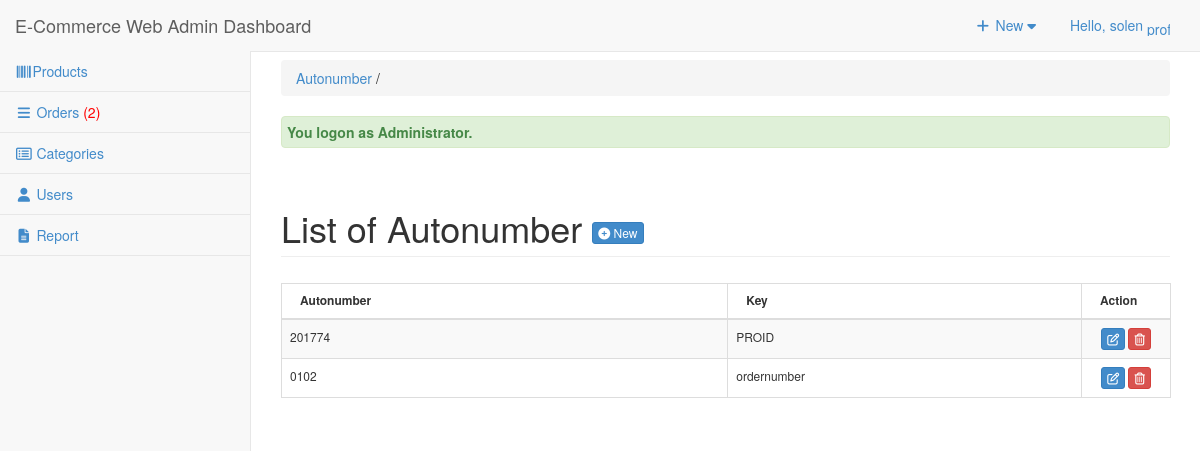
Screenshot of /admin/autonumber/index.php (signed in) with the database file from the repository.
### tables this page shows
CREATE TABLE `tblautonumber` (
  `ID` int(11) NOT NULL,
  `AUTOSTART` varchar(11) NOT NULL,
  `AUTOINC` int(11) NOT NULL,
  `AUTOEND` int(11) NOT NULL,
  `AUTOKEY` varchar(12) NOT NULL,
  `AUTONUM` int(30) NOT NULL
);

### admin/autonumber/index.php (called while the page is built, shortened)
<?php
require_once ("../theme/templates.php");
?>

### include/database.php (called while the page is built, shortened)
<?php
class Database {
    public $pdo;
    public $last_query;
    public function open_connection() {
        try {
            $dsn = "mysql:host=" . server . ";dbname=" . database_name . ";charset=utf8";
            $this->pdo = new PDO($dsn, user, pass, [
                PDO::ATTR_ERRMODE => PDO::ERRMODE_EXCEPTION,
                PDO::ATTR_DEFAULT_FETCH_MODE => PDO::FETCH_OBJ
            ]);
        } catch (PDOException $e) {
            echo "Problem in database connection! Contact administrator!<br>";
            echo $e->getMessage();
            exit();
        }
    }
    public function setQuery($sql='') {
        $this->last_query = $sql;
    }
    public function executeQuery($params = []) {
        try {
            $stmt = $this->pdo->prepare($this->last_query);
            $stmt->execute($params);
            return $stmt;
        } catch (PDOException $e) {
            $this->error_no = $e->getCode();
            $this->error_msg = $e->getMessage();
            return false;
        }
    }
public function loadResultList($key='') {
    $stmt = $this->executeQuery();
    $array = [];
    if ($stmt) {
        while ($row = $stmt->fetch()) {
            if ($key && isset($row->$key)) {
                $array[$row->$key] = $row;
            } else {
                $array[] = $row;
            }
        }
    }
    return $array;
}
}
$mydb = new Database();
?>

### admin/autonumber/list.php (the view, shortened to what this page needs)
<div class="row">
      	 <div class="col-lg-12">
           <h1 class="page-header">List of Autonumber  <a href="index.php?view=add" class="btn btn-primary btn-xs  ">  <i class="fa fa-plus-circle fw-fa"></i> New</a>  </h1>
      		</div>
  		 </div>
 		    <form action="controller.php?action=delete" Method="POST">
		     <div class="table-responsive">
			<table id="example" class="table table-striped table-bordered table-hover"  style="font-size:12px" cellspacing="0">
			  <thead>
			  	<tr>
			  		<th>
			  		 Autonumber</th>
			  		  <th>Key</th>
			  		 <th width="10%" align="center">Action</th>
			  	</tr>
			  </thead>
			  <tbody>
			  	<?php
			  		$mydb->setQuery("SELECT * FROM `tblautonumber`");
			  		$cur = $mydb->loadResultList();
					foreach ($cur as $result) {
			  		echo '<tr>';
		  			echo '<td>' . $result->AUTOSTART.$result->AUTOEND.'</td>';
		  			echo '<td>' . $result->AUTOKEY.'</td>';
			  		echo '<td align="center"><a title="Edit" href="index.php?view=edit&id='.$result->AUTOKEY.'" class="btn btn-primary btn-xs  ">  <span class="fa fa-edit fw-fa"></a>
			  		     <a title="Delete" href="controller.php?action=delete&id='.$result->AUTOKEY.'" class="btn btn-danger btn-xs  ">  <span class="fa  fa-trash-o fw-fa "></a></td>';
			  		echo '</tr>';
			  	}
			  	?>
			  </tbody>
			</table>
			</form>

### admin/css/sb-admin-2.css (style rules this page uses)
body { background-color: #f8f8f8; }

### rows the page displays
tblautonumber: AUTOSTART "2017", AUTOEND "74", AUTOKEY "PROID"
tblautonumber: AUTOSTART "0", AUTOEND "102", AUTOKEY "ordernumber"

### other values shown
$_SESSION['U_NAME'] "solen"
$res "2"
$title "Autonumber"
$_SESSION['message'] "You logon as Administrator."
